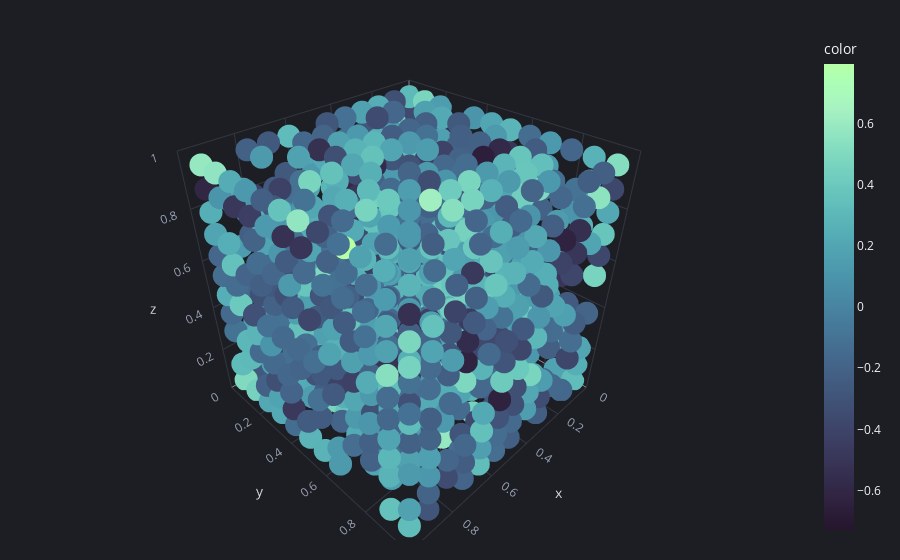

The notebook cell saved with this chart:
### Code cell
import functools as ft
from eins import EinsOp

dens = out[..., jnp.array(chosen_elems)]
dens = dens.sum(axis=-1)
dens = dens / jnp.max(jnp.abs(dens))

N_GRID = config.voxelizer.n_grid

grid_vals = jnp.linspace(0, 1, N_GRID + 1)[:-1]

xx, yy, zz = jnp.meshgrid(grid_vals, grid_vals, grid_vals)
xyz = EinsOp('d n1 n2 n3 -> (n1 n2 n3) d')(jnp.array([xx, yy, zz]))

xyz = (xyz + 0.2) % 1


def plot(dens, skip=2, thresh=0.1):
    cmap = rp.list_aquaria if is_dark else rp.list_cabana
    skip_mask = jnp.mgrid[0:N_GRID, 0:N_GRID, 0:N_GRID] % skip == 0
    skip_mask = skip_mask.reshape(3, -1).all(axis=0)
    dens = dens.reshape(-1)
    bg_mask = (jnp.abs(dens) > thresh).reshape(-1)
    mask = skip_mask & bg_mask
    return px.scatter_3d(
        x=xyz[mask, 0],
        y=xyz[mask, 1],
        z=xyz[mask, 2],
        color=dens[mask].astype(xyz.dtype),
        # color=np.array(species[mask]).astype('str'),
        color_continuous_scale=cmap,
        range_x=[0, 1], range_y=[0, 1], range_z=[0, 1],
        opacity=1,
    )

plot(dens[[0], ...])

### Figure 1 — Plotly figure (JSON) as saved in the notebook; plotly's stock layout.template omitted (floating-point values rounded to 4 significant figures; data arrays with more than 128 entries replaced by an {"elided": "..."} marker saying what was removed)
{"data": [{"hovertemplate": "x=%{x}<br>y=%{y}<br>z=%{z}<br>color=%{marker.color}<extra></extra>", "legendgroup": "", "marker": {"color": {"elided": "1177 float values"}, "coloraxis": "coloraxis", "opacity": 1, "symbol": "circle"}, "mode": "markers", "name": "", "scene": "scene", "showlegend": false, "type": "scatter3d", "x": {"elided": "1177 float values"}, "y": {"elided": "1177 float values"}, "z": {"elided": "1177 float values"}}], "layout": {"coloraxis": {"colorbar": {"title": {"text": "color"}}, "colorscale": {"elided": "256x2 mixed values"}}, "legend": {"tracegroupgap": 0}, "scene": {"domain": {"x": [0, 1], "y": [0, 1]}, "xaxis": {"range": [0, 1], "title": {"text": "x"}}, "yaxis": {"range": [0, 1], "title": {"text": "y"}}, "zaxis": {"range": [0, 1], "title": {"text": "z"}}}}}
